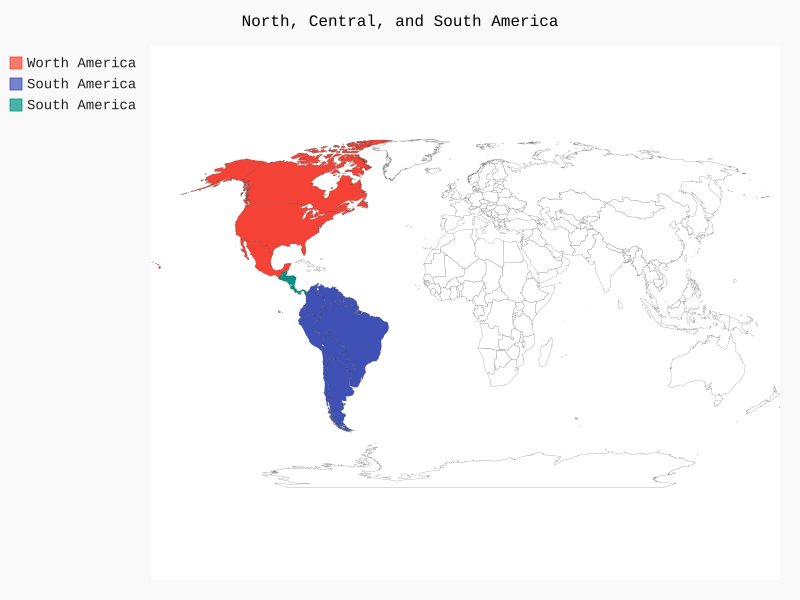

Generate this figure with Python:
import pygal.maps.world

#测试美洲几个国家的人口地图

wm = pygal.maps.world.World()
wm.title = 'North, Central, and South America'

wm.add("Worth America", ['ca', 'mx', 'us'])
wm.add("South America", ['ar', 'bo', 'br', 'cl', 'co', 'ec', 'gf', 'gy', 'pe', 'py', 'sr', 'uy', 've'])
wm.add("South America", ['bz', 'cr', 'gt', 'hn', 'ni', 'pa', 'sv'])

wm.render_to_file("americas.svg")
